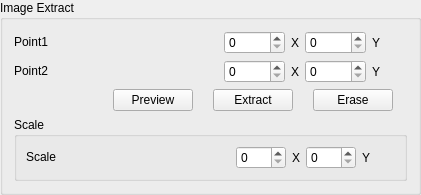
           <widget class="QGroupBox" name="imageExtract_groupBox">
            <property name="title">
             <string>Image Extract</string>
            </property>
            <layout class="QVBoxLayout" name="verticalLayout_16">
             <item>
              <layout class="QHBoxLayout" name="horizontalLayout_20">
               <item>
                <widget class="QLabel" name="label_xscale_3">
                 <property name="enabled">
                  <bool>true</bool>
                 </property>
                 <property name="sizePolicy">
                  <sizepolicy hsizetype="Minimum" vsizetype="Maximum">
                   <horstretch>0</horstretch>
                   <verstretch>0</verstretch>
                  </sizepolicy>
                 </property>
                 <property name="minimumSize">
                  <size>
                   <width>150</width>
                   <height>3</height>
                  </size>
                 </property>
                 <property name="maximumSize">
                  <size>
                   <width>100</width>
                   <height>16777215</height>
                  </size>
                 </property>
                 <property name="text">
                  <string>Point1</string>
                 </property>
                </widget>
               </item>
               <item>
                <spacer name="horizontalSpacer_25">
                 <property name="orientation">
                  <enum>Qt::Horizontal</enum>
                 </property>
                 <property name="sizeType">
                  <enum>QSizePolicy::Fixed</enum>
                 </property>
                 <property name="sizeHint" stdset="0">
                  <size>
                   <width>54</width>
                   <height>20</height>
                  </size>
                 </property>
                </spacer>
               </item>
               <item>
                <widget class="QSpinBox" name="spinBox_extract1_x">
                 <property name="enabled">
                  <bool>true</bool>
                 </property>
                 <property name="sizePolicy">
                  <sizepolicy hsizetype="Fixed" vsizetype="Fixed">
                   <horstretch>0</horstretch>
                   <verstretch>0</verstretch>
                  </sizepolicy>
                 </property>
                 <property name="minimumSize">
                  <size>
                   <width>50</width>
                   <height>0</height>
                  </size>
                 </property>
                 <property name="minimum">
                  <number>0</number>
                 </property>
                 <property name="maximum">
                  <number>10000</number>
                 </property>
                 <property name="value">
                  <number>0</number>
                 </property>
                </widget>
               </item>
               <item>
                <widget class="QLabel" name="label_12">
                 <property name="enabled">
                  <bool>true</bool>
                 </property>
                 <property name="sizePolicy">
                  <sizepolicy hsizetype="Fixed" vsizetype="Preferred">
                   <horstretch>0</horstretch>
                   <verstretch>0</verstretch>
                  </sizepolicy>
                 </property>
                 <property name="text">
                  <string>X</string>
                 </property>
                </widget>
               </item>
               <item>
                <widget class="QSpinBox" name="spinBox_extract1_y">
                 <property name="enabled">
                  <bool>true</bool>
                 </property>
                 <property name="sizePolicy">
                  <sizepolicy hsizetype="Fixed" vsizetype="Fixed">
                   <horstretch>0</horstretch>
                   <verstretch>0</verstretch>
                  </sizepolicy>
                 </property>
                 <property name="minimumSize">
                  <size>
                   <width>50</width>
                   <height>0</height>
                  </size>
                 </property>
                 <property name="minimum">
                  <number>0</number>
                 </property>
                 <property name="maximum">
                  <number>10000</number>
                 </property>
                 <property name="value">
                  <number>0</number>
                 </property>
                </widget>
               </item>
               <item>
                <widget class="QLabel" name="label_13">
                 <property name="enabled">
                  <bool>true</bool>
                 </property>
                 <property name="sizePolicy">
                  <sizepolicy hsizetype="Fixed" vsizetype="Preferred">
                   <horstretch>0</horstretch>
                   <verstretch>0</verstretch>
                  </sizepolicy>
                 </property>
                 <property name="text">
                  <string>Y</string>
                 </property>
                </widget>
               </item>
               <item>
                <spacer name="horizontalSpacer_26">
                 <property name="orientation">
                  <enum>Qt::Horizontal</enum>
                 </property>
                 <property name="sizeType">
                  <enum>QSizePolicy::Fixed</enum>
                 </property>
                 <property name="sizeHint" stdset="0">
                  <size>
                   <width>25</width>
                   <height>20</height>
                  </size>
                 </property>
                </spacer>
               </item>
              </layout>
             </item>
             <item>
              <layout class="QHBoxLayout" name="horizontalLayout_21">
               <item>
                <widget class="QLabel" name="label_xscale_9">
                 <property name="enabled">
                  <bool>true</bool>
                 </property>
                 <property name="sizePolicy">
                  <sizepolicy hsizetype="Minimum" vsizetype="Maximum">
                   <horstretch>0</horstretch>
                   <verstretch>0</verstretch>
                  </sizepolicy>
                 </property>
                 <property name="minimumSize">
                  <size>
                   <width>150</width>
                   <height>3</height>
                  </size>
                 </property>
                 <property name="maximumSize">
                  <size>
                   <width>100</width>
                   <height>16777215</height>
                  </size>
                 </property>
                 <property name="text">
                  <string>Point2</string>
                 </property>
                </widget>
               </item>
               <item>
                <spacer name="horizontalSpacer_27">
                 <property name="orientation">
                  <enum>Qt::Horizontal</enum>
                 </property>
                 <property name="sizeType">
                  <enum>QSizePolicy::Fixed</enum>
                 </property>
                 <property name="sizeHint" stdset="0">
                  <size>
                   <width>54</width>
                   <height>20</height>
                  </size>
                 </property>
                </spacer>
               </item>
               <item>
                <widget class="QSpinBox" name="spinBox_extract2_x">
                 <property name="enabled">
                  <bool>true</bool>
                 </property>
                 <property name="sizePolicy">
                  <sizepolicy hsizetype="Fixed" vsizetype="Fixed">
                   <horstretch>0</horstretch>
                   <verstretch>0</verstretch>
                  </sizepolicy>
                 </property>
                 <property name="minimumSize">
                  <size>
                   <width>50</width>
                   <height>0</height>
                  </size>
                 </property>
                 <property name="minimum">
                  <number>0</number>
                 </property>
                 <property name="maximum">
                  <number>10000</number>
                 </property>
                 <property name="value">
                  <number>0</number>
                 </property>
                </widget>
               </item>
               <item>
                <widget class="QLabel" name="label_14">
                 <property name="enabled">
                  <bool>true</bool>
                 </property>
                 <property name="sizePolicy">
                  <sizepolicy hsizetype="Fixed" vsizetype="Preferred">
                   <horstretch>0</horstretch>
                   <verstretch>0</verstretch>
                  </sizepolicy>
                 </property>
                 <property name="text">
                  <string>X</string>
                 </property>
                </widget>
               </item>
               <item>
                <widget class="QSpinBox" name="spinBox_extract2_y">
                 <property name="enabled">
                  <bool>true</bool>
                 </property>
                 <property name="sizePolicy">
                  <sizepolicy hsizetype="Fixed" vsizetype="Fixed">
                   <horstretch>0</horstretch>
                   <verstretch>0</verstretch>
                  </sizepolicy>
                 </property>
                 <property name="minimumSize">
                  <size>
                   <width>50</width>
                   <height>0</height>
                  </size>
                 </property>
                 <property name="minimum">
                  <number>0</number>
                 </property>
                 <property name="maximum">
                  <number>10000</number>
                 </property>
                 <property name="value">
                  <number>0</number>
                 </property>
                </widget>
               </item>
               <item>
                <widget class="QLabel" name="label_17">
                 <property name="enabled">
                  <bool>true</bool>
                 </property>
                 <property name="sizePolicy">
                  <sizepolicy hsizetype="Fixed" vsizetype="Preferred">
                   <horstretch>0</horstretch>
                   <verstretch>0</verstretch>
                  </sizepolicy>
                 </property>
                 <property name="text">
                  <string>Y</string>
                 </property>
                </widget>
               </item>
               <item>
                <spacer name="horizontalSpacer_28">
                 <property name="orientation">
                  <enum>Qt::Horizontal</enum>
                 </property>
                 <property name="sizeType">
                  <enum>QSizePolicy::Fixed</enum>
                 </property>
                 <property name="sizeHint" stdset="0">
                  <size>
                   <width>25</width>
                   <height>20</height>
                  </size>
                 </property>
                </spacer>
               </item>
              </layout>
             </item>
             <item>
              <layout class="QHBoxLayout" name="horizontalLayout_22">
               <item>
                <spacer name="horizontalSpacer_29">
                 <property name="orientation">
                  <enum>Qt::Horizontal</enum>
                 </property>
                 <property name="sizeType">
                  <enum>QSizePolicy::Fixed</enum>
                 </property>
                 <property name="sizeHint" stdset="0">
                  <size>
                   <width>85</width>
                   <height>20</height>
                  </size>
                 </property>
                </spacer>
               </item>
               <item>
                <widget class="QPushButton" name="pushButton_ImgExtract_preview">
                 <property name="sizePolicy">
                  <sizepolicy hsizetype="Fixed" vsizetype="Fixed">
                   <horstretch>0</horstretch>
                   <verstretch>0</verstretch>
                  </sizepolicy>
                 </property>
                 <property name="text">
                  <string>Preview</string>
                 </property>
                </widget>
               </item>
               <item>
                <widget class="QPushButton" name="pushButton_ImgExtract_save">
                 <property name="sizePolicy">
                  <sizepolicy hsizetype="Fixed" vsizetype="Fixed">
                   <horstretch>0</horstretch>
                   <verstretch>0</verstretch>
                  </sizepolicy>
                 </property>
                 <property name="text">
                  <string>Extract</string>
                 </property>
                </widget>
               </item>
               <item>
                <widget class="QPushButton" name="pushButton_ImgExtract_erase">
                 <property name="sizePolicy">
                  <sizepolicy hsizetype="Fixed" vsizetype="Fixed">
                   <horstretch>0</horstretch>
                   <verstretch>0</verstretch>
                  </sizepolicy>
                 </property>
                 <property name="text">
                  <string>Erase</string>
                 </property>
                </widget>
               </item>
              </layout>
             </item>
             <item>
              <widget class="QGroupBox" name="groupBox_6">
               <property name="title">
                <string>Scale</string>
               </property>
               <layout class="QVBoxLayout" name="verticalLayout_20">
                <item>
                 <layout class="QHBoxLayout" name="horizontalLayout_23">
                  <item>
                   <widget class="QLabel" name="label_xscale_10">
                    <property name="enabled">
                     <bool>true</bool>
                    </property>
                    <property name="sizePolicy">
                     <sizepolicy hsizetype="Minimum" vsizetype="Maximum">
                      <horstretch>0</horstretch>
                      <verstretch>0</verstretch>
                     </sizepolicy>
                    </property>
                    <property name="minimumSize">
                     <size>
                      <width>150</width>
                      <height>3</height>
                     </size>
                    </property>
                    <property name="maximumSize">
                     <size>
                      <width>100</width>
                      <height>16777215</height>
                     </size>
                    </property>
                    <property name="text">
                     <string>Scale</string>
                    </property>
                   </widget>
                  </item>
                  <item>
                   <spacer name="horizontalSpacer_30">
                    <property name="orientation">
                     <enum>Qt::Horizontal</enum>
                    </property>
                    <property name="sizeType">
                     <enum>QSizePolicy::Fixed</enum>
                    </property>
                    <property name="sizeHint" stdset="0">
                     <size>
                      <width>54</width>
                      <height>20</height>
                     </size>
                    </property>
                   </spacer>
                  </item>
                  <item>
                   <widget class="QSpinBox" name="spinBox_extract1_x_2">
                    <property name="enabled">
                     <bool>true</bool>
                    </property>
                    <property name="sizePolicy">
                     <sizepolicy hsizetype="Fixed" vsizetype="Fixed">
                      <horstretch>0</horstretch>
                      <verstretch>0</verstretch>
                     </sizepolicy>
                    </property>
                    <property name="minimumSize">
                     <size>
                      <width>50</width>
                      <height>0</height>
                     </size>
                    </property>
                    <property name="minimum">
                     <number>0</number>
                    </property>
                    <property name="maximum">
                     <number>10000</number>
                    </property>
                    <property name="value">
                     <number>0</number>
                    </property>
                   </widget>
                  </item>
                  <item>
                   <widget class="QLabel" name="label_18">
                    <property name="enabled">
                     <bool>true</bool>
                    </property>
                    <property name="sizePolicy">
                     <sizepolicy hsizetype="Fixed" vsizetype="Preferred">
                      <horstretch>0</horstretch>
                      <verstretch>0</verstretch>
                     </sizepolicy>
                    </property>
                    <property name="text">
                     <string>X</string>
                    </property>
                   </widget>
                  </item>
                  <item>
                   <widget class="QSpinBox" name="spinBox_extract1_y_2">
                    <property name="enabled">
                     <bool>true</bool>
                    </property>
                    <property name="sizePolicy">
                     <sizepolicy hsizetype="Fixed" vsizetype="Fixed">
                      <horstretch>0</horstretch>
                      <verstretch>0</verstretch>
                     </sizepolicy>
                    </property>
                    <property name="minimumSize">
                     <size>
                      <width>50</width>
                      <height>0</height>
                     </size>
                    </property>
                    <property name="minimum">
                     <number>0</number>
                    </property>
                    <property name="maximum">
                     <number>10000</number>
                    </property>
                    <property name="value">
                     <number>0</number>
                    </property>
                   </widget>
                  </item>
                  <item>
                   <widget class="QLabel" name="label_19">
                    <property name="enabled">
                     <bool>true</bool>
                    </property>
                    <property name="sizePolicy">
                     <sizepolicy hsizetype="Fixed" vsizetype="Preferred">
                      <horstretch>0</horstretch>
                      <verstretch>0</verstretch>
                     </sizepolicy>
                    </property>
                    <property name="text">
                     <string>Y</string>
                    </property>
                   </widget>
                  </item>
                  <item>
                   <spacer name="horizontalSpacer_31">
                    <property name="orientation">
                     <enum>Qt::Horizontal</enum>
                    </property>
                    <property name="sizeType">
                     <enum>QSizePolicy::Fixed</enum>
                    </property>
                    <property name="sizeHint" stdset="0">
                     <size>
                      <width>25</width>
                      <height>20</height>
                     </size>
                    </property>
                   </spacer>
                  </item>
                 </layout>
                </item>
               </layout>
              </widget>
             </item>
            </layout>
           </widget>
